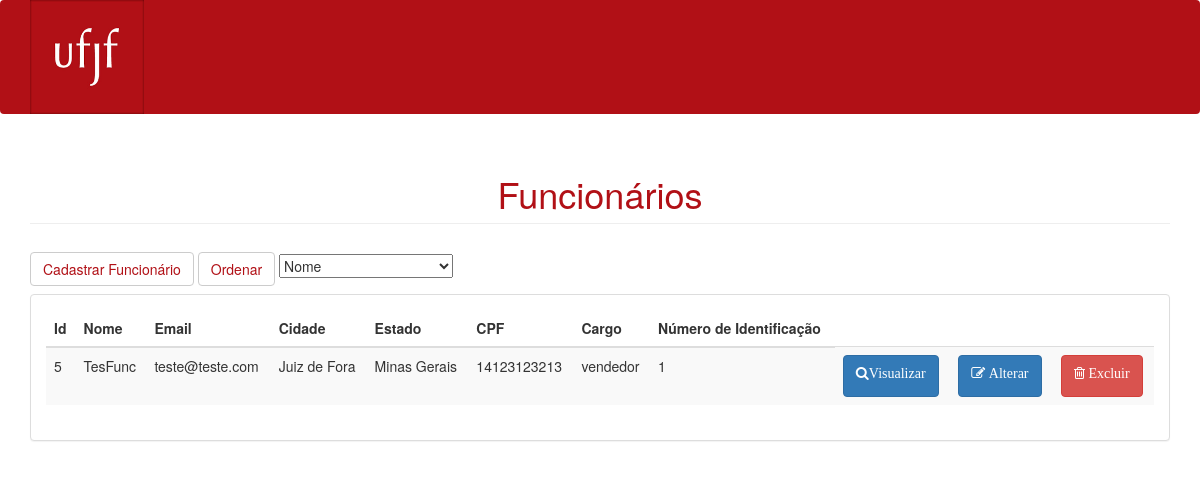
/views/funcionarios/lista-funcionarios.php, run on an earlier commit of the app's database.
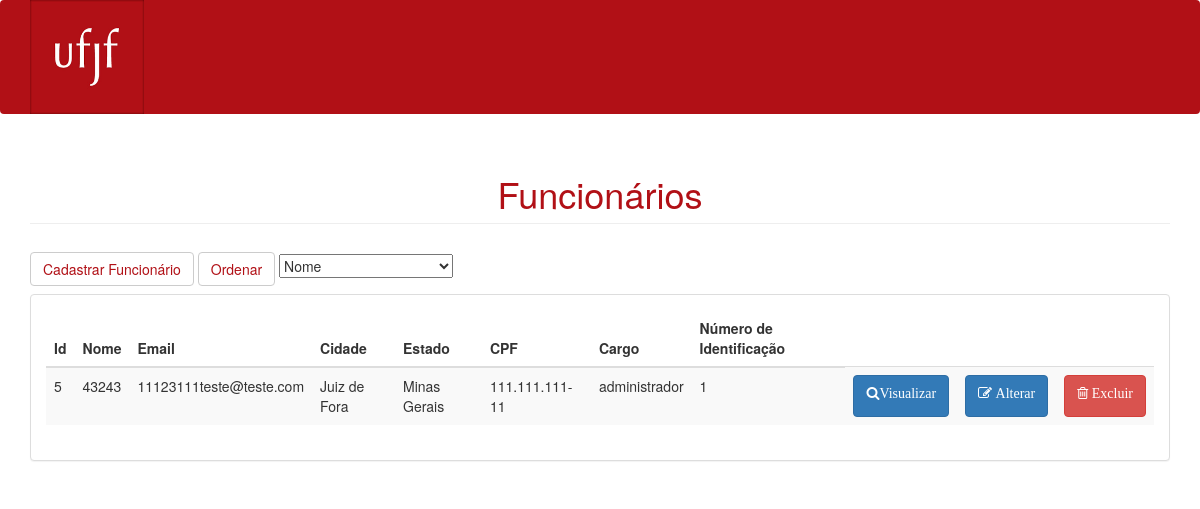
And on a later commit of the database.
### tables this page shows
CREATE TABLE `funcionarios` (
  `id` int(10) UNSIGNED NOT NULL,
  `cpf` varchar(15) NOT NULL,
  `numero_identificacao` int(11) NOT NULL,
  `salario` float NOT NULL,
  `cargo` enum('vendedor','administrador') NOT NULL,
  `usuario_id` int(10) UNSIGNED NOT NULL
);

CREATE TABLE `usuarios` (
  `id` int(10) UNSIGNED NOT NULL,
  `nome` varchar(191) NOT NULL,
  `email` varchar(191) NOT NULL,
  `senha` varchar(191) NOT NULL,
  `categoria` enum('cliente','administrador','gerente','funcionario') NOT NULL,
  `cidade` varchar(191) NOT NULL,
  `estado` varchar(191) NOT NULL
);

### controllers/funcionarios/lista-funcionarios.php (called while the page is built, shortened)
<?php
function listaFuncionarios($connect, $sort)
{
    $funcionarios = array();
    $query = "SELECT *, funcionarios.id as funcionario_id FROM funcionarios INNER JOIN usuarios on funcionarios.usuario_id = usuarios.id ";
    $query = $query.$sort;
    $result = mysqli_query($connect, $query);
    while($funcionario = mysqli_fetch_assoc($result)) {
        array_push($funcionarios, $funcionario);
    }
    return $funcionarios;
}

### views/funcionarios/lista-funcionarios.php (the view, shortened to what this page needs)
<?php
include("../UserHeader.php");
include("../../includes/connect.php");
include("../menu.php");
include("../../controllers/funcionarios/lista-funcionarios.php");
if (isset($_GET['sort']))
    $sort = " order by ".$_GET['sort'];
else
    $sort = "";
$funcionarios = listaFuncionarios($connect, $sort);
?>
    <div class="container">
        <h1 style="color:#b11016" class="page-header">Funcionários</h1>
        <form method="get" action="lista-funcionarios.php">
            <a href="cadastrar-funcionario.php"><button style="background-color: #fff; color: #b11016" type="button" class="btn btn-default navbar-btn">Cadastrar Funcionário</button></a>
            <a href="lista-funcionarios.php"><button style="background-color: #fff; color: #b11016" type="submit" class="btn btn-default navbar-btn">Ordenar</button></a>
            <select name="sort">
                <option value="nome">Nome</option>
            </select>
        </form>
        <div class="row">
            <div class="col-md-12">
                <div class="panel panel-default">
                    <div class="panel-body">
                        <div class="table-responsive">
                            <table class="table table-striped">
                                <thead>
                                <tr>
                                    <th>Id</th>
                                    <th>Nome</th>
                                    <th>Email</th>
                                    <th>Cidade</th>
                                    <th>Estado</th>
                                    <th>CPF</th>
                                    <th>Cargo</th>
                                    <th>Número de Identificação</th>
                                </tr>
                                </thead>
                                <tbody>
                                <?php foreach($funcionarios as $funcionario) :?>
                                    <tr>
                                        <td><?=$funcionario['funcionario_id']?></td>
                                        <td><?=$funcionario['nome']?></td>
                                        <td><?=$funcionario['email']?></td>
                                        <td><?=$funcionario['cidade']?></td>
                                        <td><?=$funcionario['estado']?></td>
                                        <td><?=$funcionario['cpf']?></td>
                                        <td><?=$funcionario['cargo']?></td>
                                        <td><?=$funcionario['numero_identificacao']?></td>
                                        <td>
                                            <form action="visualizar-funcionario.php" method="get">
                                                <button class="btn btn-primary"><p class="fa fa-search">Visualizar</p></button>
                                            </form>
                                        </td>
                                        <td>
                                            <form action="alterar-funcionario.php" method="get">
                                                <button class="btn btn-primary"><p class="fa fa-edit"> Alterar</p></button>
                                                </form>
                                        </td>
                                        <td>
                                            <form action="excluir-funcionario.php" method="post">
                                                <button class="btn btn-danger"><p class="fa fa-trash-o"> Excluir</p></button>
                                            </form>
                                        </td>
                                    </tr>
                                <?php endforeach ?>
                                </tbody>
                            </table>
                        </div>
                    </div>
                </div>
            </div>
        </div>
    </div>

What changed in the data, as far as the page shows it:
changed funcionarios "Juiz de Fora": usuario.nome "TesFunc" → "43243"; usuario.email "teste@teste.com" → "11123111teste@teste.com"; cpf "14123123213" → "111.111.111-11"; cargo "vendedor" → "administrador"
